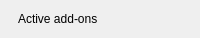
               <widget class="QFrame" name="setAddons">
                <property name="minimumSize">
                 <size>
                  <width>0</width>
                  <height>38</height>
                 </size>
                </property>
                <property name="maximumSize">
                 <size>
                  <width>16777215</width>
                  <height>38</height>
                 </size>
                </property>
                <property name="role" stdset="0">
                 <string>statusRow</string>
                </property>
                <property name="bind_fixedHeight" stdset="0">
                 <string>rh</string>
                </property>
                <layout class="QHBoxLayout" name="setAddonsLayout" stretch="0,0,0,0,1">
                 <property name="spacing">
                  <number>0</number>
                 </property>
                 <property name="leftMargin">
                  <number>0</number>
                 </property>
                 <property name="topMargin">
                  <number>0</number>
                 </property>
                 <property name="rightMargin">
                  <number>0</number>
                 </property>
                 <property name="bottomMargin">
                  <number>0</number>
                 </property>
                 <item>
                  <widget class="QLabel" name="setAddonsDot">
                   <property name="minimumSize">
                    <size>
                     <width>6</width>
                     <height>6</height>
                    </size>
                   </property>
                   <property name="maximumSize">
                    <size>
                     <width>6</width>
                     <height>6</height>
                    </size>
                   </property>
                   <property name="role" stdset="0">
                    <string>dot</string>
                   </property>
                   <property name="tone" stdset="0">
                    <string>ok</string>
                   </property>
                  </widget>
                 </item>
                 <item>
                  <spacer name="gap_44">
                   <property name="orientation">
                    <enum>Qt::Orientation::Horizontal</enum>
                   </property>
                   <property name="sizeType">
                    <enum>QSizePolicy::Policy::Fixed</enum>
                   </property>
                   <property name="sizeHint" stdset="0">
                    <size>
                     <width>12</width>
                     <height>1</height>
                    </size>
                   </property>
                  </spacer>
                 </item>
                 <item>
                  <widget class="QLabel" name="setAddonsLabel">
                   <property name="text">
                    <string>Active add-ons</string>
                   </property>
                   <property name="minimumSize">
                    <size>
                     <width>102</width>
                     <height>0</height>
                    </size>
                   </property>
                   <property name="role" stdset="0">
                    <string>rowLabel</string>
                   </property>
                  </widget>
                 </item>
                 <item>
                  <spacer name="hSpacer_25">
                   <property name="orientation">
                    <enum>Qt::Orientation::Horizontal</enum>
                   </property>
                   <property name="sizeHint" stdset="0">
                    <size>
                     <width>10</width>
                     <height>20</height>
                    </size>
                   </property>
                  </spacer>
                 </item>
                 <item>
                  <widget class="QLabel" name="setAddonsValue">
                   <property name="alignment">
                    <set>Qt::AlignmentFlag::AlignRight|Qt::AlignmentFlag::AlignVCenter</set>
                   </property>
                   <property name="role" stdset="0">
                    <string>rowValue</string>
                   </property>
                   <property name="bind" stdset="0">
                    <string>'' + (setup.activeModules || 0)</string>
                   </property>
                   <property name="elide" stdset="0">
                    <bool>true</bool>
                   </property>
                  </widget>
                 </item>
                </layout>
               </widget>
